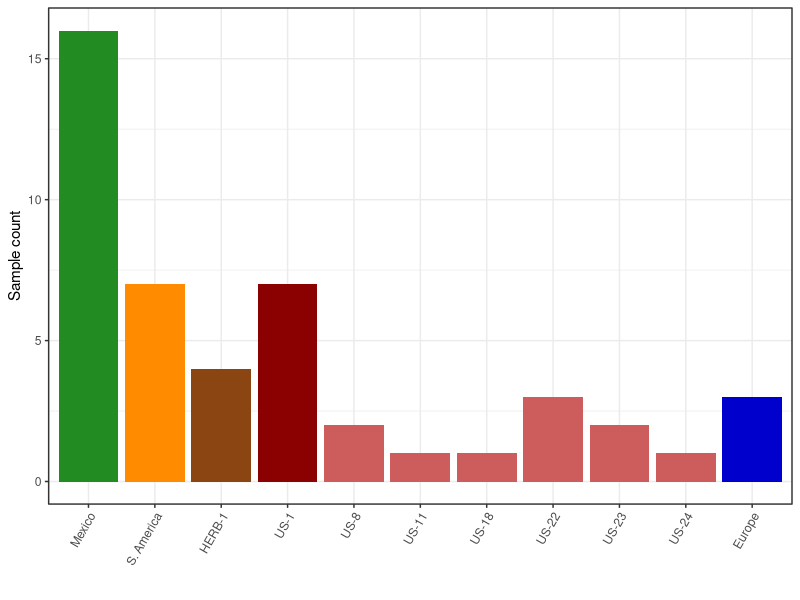
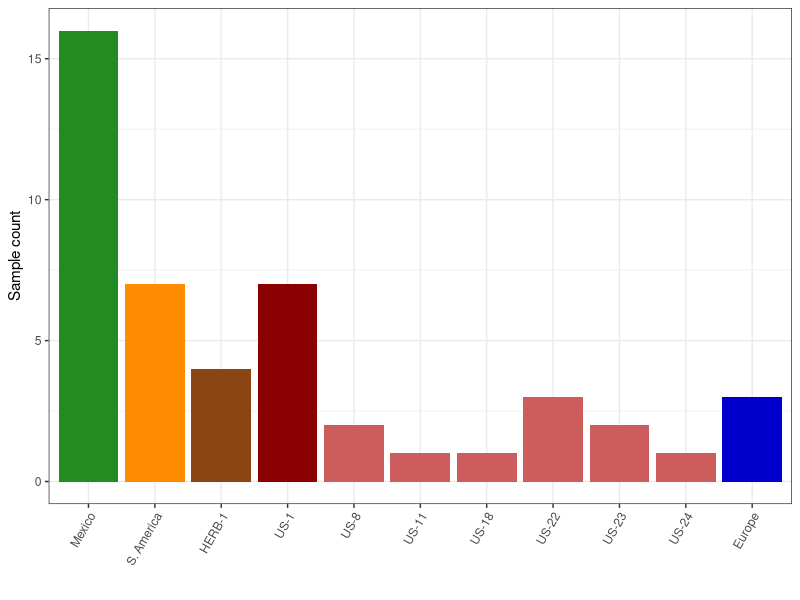

Source code (R) for these figures, in order:
## ---- chunk 1
knitr::opts_chunk$set(echo = TRUE)
knitr::opts_chunk$set(fig.align = "center")
## ---- chunk 2
df <- data.frame(pop=c("Mexico", "S. America", "HERB-1", "US-1", "US-8", "US-11", "US-18", "US-22", "US-23", "US-24", "Europe"),
                Count=c(16, 7, 4, 7, 2, 1, 1, 3, 2, 1, 3))
df$pop <- factor(df$pop, levels = c('Mexico','S. America','HERB-1', "US-1", "US-8", "US-11", "US-18", "US-22", "US-23", "US-24", "Europe"))
head(df)
## ---- chunk 3
library(ggplot2)
library(grid)
# Basic barplot
p <- ggplot(data=df, aes(x=pop, y=Count, fill=pop))
p <- p + geom_bar(stat="identity")
#p <- p + scale_fill_manual(values=c("#999999", "#E69F00", "#56B4E9", "#56B4E9", "#56B4E9", "#56B4E9", "#56B4E9", "#56B4E9", "#56B4E9", "#56B4E9"))
p <- p + scale_fill_manual(values = c("#228B22", "#FF8C00", "#8B4513", "#8B0000", "#CD5C5C", "#CD5C5C", "#CD5C5C", "#CD5C5C", "#CD5C5C", "#CD5C5C", "#0000CD"))
p <- p + theme_bw()
p <- p + theme(axis.title.x = element_blank(), axis.text.x = element_text(angle = 60, hjust = 1))
p <- p + theme(legend.position="none")
p <- p + ylab("Sample count")

p <- p + theme(plot.margin = unit(c(0.4, 0.4, 1.6, 0.4), "lines"))

p <- p + annotation_custom(
      grob = textGrob(label = "Sexual", hjust = 0.5, gp = gpar(cex = 1.0, font = 1)),
      ymin = -7.3, ymax = -7.3, xmin = -0.4, xmax = -0.4)

p <- p + annotation_custom(
      grob = textGrob(label = "Clonal", hjust = 0.5, gp = gpar(cex = 1.0, font = 1)),
      ymin = -7.3, ymax = -7.3, xmin = 5.5, xmax = 5.5)

p <- p + annotation_custom(
      grob = linesGrob(gp = gpar(cex = 1.0, lwd=2)),
      ymin = -6.5, ymax = -6.5, xmin = -1.0, xmax = 0.5)

p <- p + annotation_custom(
      grob = linesGrob(gp = gpar(cex = 1.0, lwd=2)),
      ymin = -6.5, ymax = -6.5, xmin = 1.0, xmax = 11.0)

# Code to override clipping
gt <- ggplot_gtable(ggplot_build(p))
gt$layout$clip[gt$layout$name == "panel"] <- "off"

## ---- chunk 4
#svg(filename = "sample.svg", width = 3.25, height = 3.25)
#pdf("sample.pdf", width = 3.25, height = 3.25)
#p
grid.draw(gt)
#
#dev.off()
